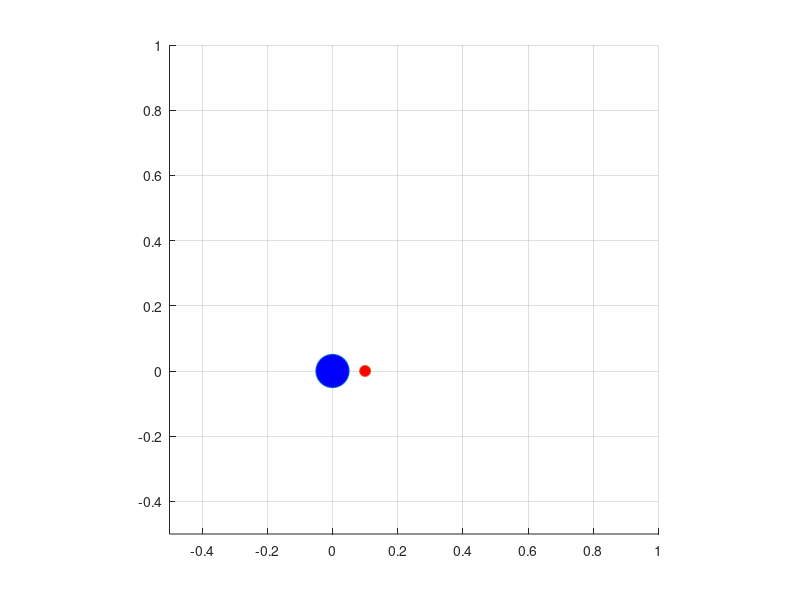

Write MATLAB code to recreate this figure. (Note: this script raises an error after producing the figure.)
clear;
close all;

dt = 0.02;%%時間刻み=離散時間Tsとして使用
Tfin = 0.08;%シミュレーション終了時間
t1 = [0:dt:Tfin];

u1 = ones(1,length(t1)) * 5;
u2 = ones(1,length(t1)) * 5;

si = zeros(length(t1),3);
si(1,:) = [0 0 0];%状態ξの初期値を設定

x = si(1,1) + 0.1 * cos(si(1,3));
y = si(1,2) + 0.1 * sin(si(1,3));

hold on;
axis equal;
grid on;

axis([-0.5 1.0 -0.5 1.0])

h = plot(si(1,1),si(1,2), 'o', 'MarkerSize' ,24, 'MarkerFaceColor', 'b');
h2 = plot(x,y,'o', 'MarkerSize' ,8, 'MarkerFaceColor', 'r');

for i = 1:length(t1)

    if i ~= length(t1)
        %θ(n),すなわち si(i+1,3) をx(n),y(n)の計算に使う
        si(i+1,3) = si(i,3) + u2(i) * dt;
        si(i+1,1) = si(i,1) + u1(i) * cos(si(i+1,3)) * dt;
        si(i+1,2) = si(i,2) + u1(i) * sin(si(i+1,3)) * dt;
    end

    set(h, 'XData', si(i,1),'YData', si(i,2));
    set(h2, 'XData', si(i,1) + 0.1 * cos(si(i,3)),'YData', si(i,2) + 0.1 * sin(si(i,3)));

    drawnow;

    F = getframe(gcf);
    % RGBデータをインデックス付きデータに変更
    [X,map] = rgb2ind(F.cdata,256);
    if i==1
        pause(2)
        % GIFファイルに書き出し
        imwrite(X,map,'twowheels.gif')
    else
        % 2回目以降は'append'でアニメーションを作成
        imwrite(X,map,'twowheels.gif','WriteMode','append')
    end

end
